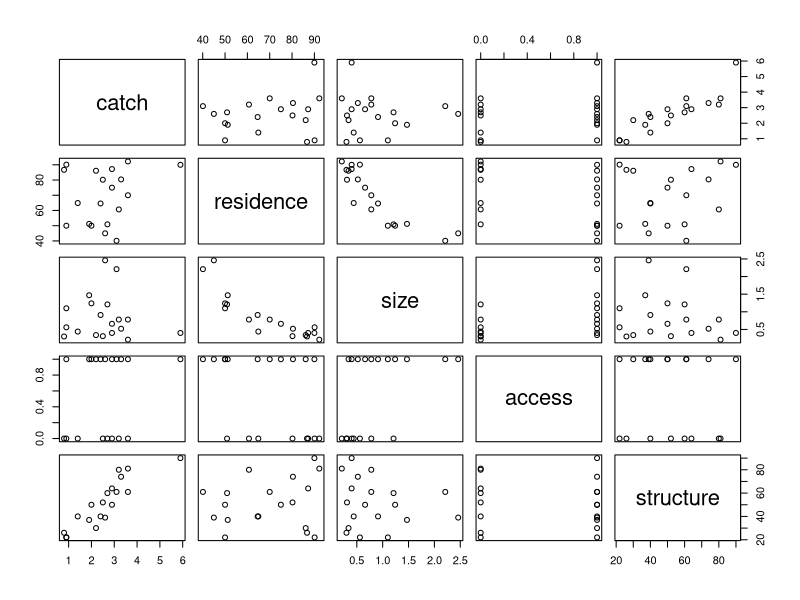

Source code (R):

## ST512 
## Author: Prof Ryan Martin (www4.stat.ncsu.edu/~rmartin)
## R code for Example 12.17 in Ott & Longnecker

# Read in data, print, draw basic plot

bass <- read.table(file="data/example_12-17.txt", header=TRUE)
print(bass)
plot(bass)

o.full <- lm(catch ~ residence + size + access + structure, data=bass)
o.red <- lm(catch ~ residence + size, data=bass)
anova(o.full)
anova(o.red)

anova(o.red, o.full)
